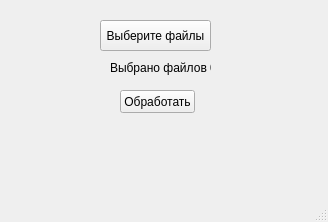
<?xml version="1.0" encoding="UTF-8"?>
<ui version="4.0">
 <class>MainWindow</class>
 <widget class="QMainWindow" name="MainWindow">
  <property name="geometry">
   <rect>
    <x>0</x>
    <y>0</y>
    <width>328</width>
    <height>222</height>
   </rect>
  </property>
  <property name="windowTitle">
   <string>MainWindow</string>
  </property>
  <widget class="QWidget" name="centralwidget">
   <widget class="QPushButton" name="pushButton">
    <property name="geometry">
     <rect>
      <x>100</x>
      <y>20</y>
      <width>111</width>
      <height>31</height>
     </rect>
    </property>
    <property name="text">
     <string>Выберите файлы</string>
    </property>
   </widget>
   <widget class="QLabel" name="label">
    <property name="geometry">
     <rect>
      <x>10</x>
      <y>50</y>
      <width>91</width>
      <height>16</height>
     </rect>
    </property>
    <property name="text">
     <string/>
    </property>
   </widget>
   <widget class="QLabel" name="label_2">
    <property name="geometry">
     <rect>
      <x>110</x>
      <y>60</y>
      <width>101</width>
      <height>16</height>
     </rect>
    </property>
    <property name="text">
     <string>Выбрано файлов 0</string>
    </property>
   </widget>
   <widget class="QPushButton" name="pushButton_2">
    <property name="geometry">
     <rect>
      <x>120</x>
      <y>90</y>
      <width>75</width>
      <height>23</height>
     </rect>
    </property>
    <property name="text">
     <string>Обработать</string>
    </property>
   </widget>
  </widget>
  <widget class="QMenuBar" name="menubar">
   <property name="geometry">
    <rect>
     <x>0</x>
     <y>0</y>
     <width>328</width>
     <height>21</height>
    </rect>
   </property>
  </widget>
  <widget class="QStatusBar" name="statusbar"/>
 </widget>
 <resources/>
 <connections/>
</ui>
